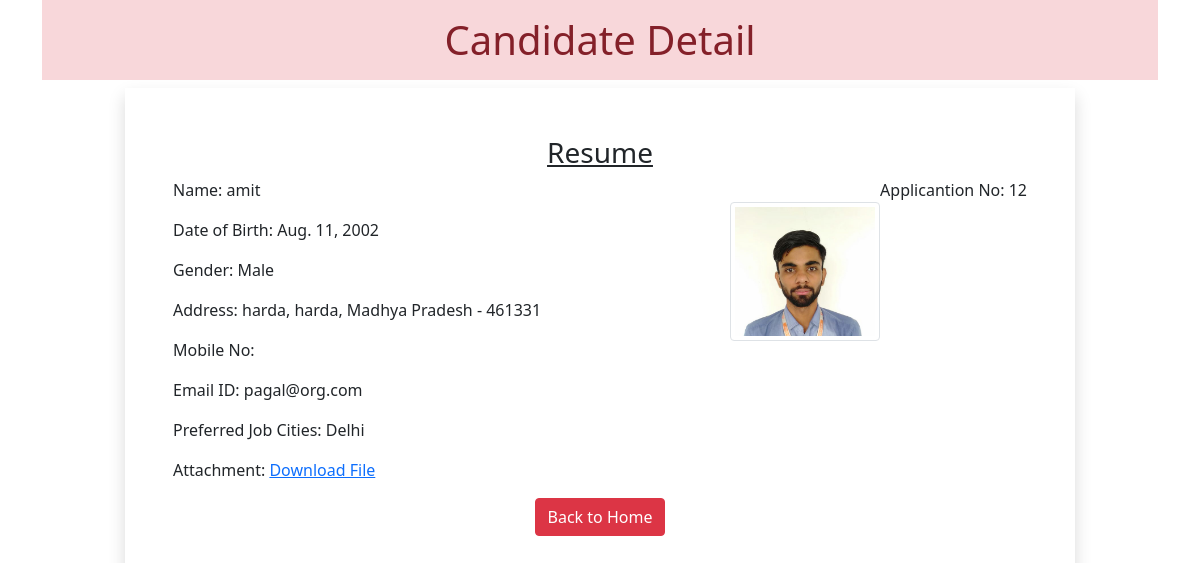
Page /12 on the committed database.
### app/models.py (models this page shows)
class Resume(models.Model):
   name = models.CharField(max_length=100)
   dob = models.DateField(auto_now=False, auto_now_add=False)
   gender = models.CharField(max_length=100)
   locality = models.CharField(max_length=100)
   city = models.CharField(max_length=100)
   pin = models.PositiveIntegerField()
   state = models.CharField(choices= STATE_CHOICE, max_length=50)
   moblie = models.PositiveIntegerField()
   email = models.EmailField()
   job_city = models.CharField(max_length=50)
   profile_image = models.ImageField(upload_to='profileimg', blank=True)
   my_file = models.FileField(upload_to='doc', blank=True)

### app/views.py (the view)
# urls.py: path('<int:pk>', views.CandidateView.as_view(), name='candidate')
class CandidateView(View):
    def get(self, request,pk):
        candidate= Resume.objects.get(pk=pk)
        return render(request, 'app/candidate.html', {'candidate':candidate} )

### app/templatetags/myfilter.py (called while the page is built)
@register.filter(name='remove_special')
def remove_chars(value, arg):
 for character in arg:
  value = value.replace(character, "")
 return value

### app/templates/app/candidate.html (shortened to what this page needs)
<!DOCTYPE html>
{% load myfilter %}
<html lang="en">
<head>
  <link href="https://cdn.jsdelivr.net/npm/bootstrap@5.0.0-beta2/dist/css/bootstrap.min.css" rel="stylesheet">
</head>
<body>
  <div class="container">
   <h1 class="alert-danger text-center p-3">Candidate Detail</h1>
   <div class="row">
    <div class="col-sm-10 shadow p-5 offset-sm-1">
     <h3 class="text-center"><u>Resume</u></h3>
     <p class="float-end">Applicantion No: {{candidate.id}}</p>
     <img src="{{candidate.profile_image.url}}" alt="" class="img-fluid img-thumbnail float-end mt-4" width="150" height="150">
     <p>Name: {{candidate.name}}</p>
     <p>Date of Birth: {{candidate.dob}}</p>
     <p>Gender: {{candidate.gender}}</p>
     <p>Address: {{candidate.locality}}, {{candidate.city}}, {{candidate.state}} - {{candidate.pin}}</p>
     <p>Mobile No: {{candidate.mobile}}</p>
     <p>Email ID: {{candidate.email}}</p>
     <p>Preferred Job Cities: {{candidate.job_city|remove_special:"[]'"}}</p>
     <p>Attachment: <a href="{{candidate.my_file.url}}">Download File</a></p>
     <div class="text-center">
     <a href="/" class="btn btn-danger">Back to Home</a>
     </div>
    </div>
    </div>
   </div>
</body>
</html>

### rows in the picture
Resume: id "12", profile_image (picture), name "amit", dob "Aug. 11, 2002", gender "Male", locality "harda", city "harda", state "Madhya Pradesh", pin "461331", email "pagal@org.com", job_city|remove_special "Delhi"
